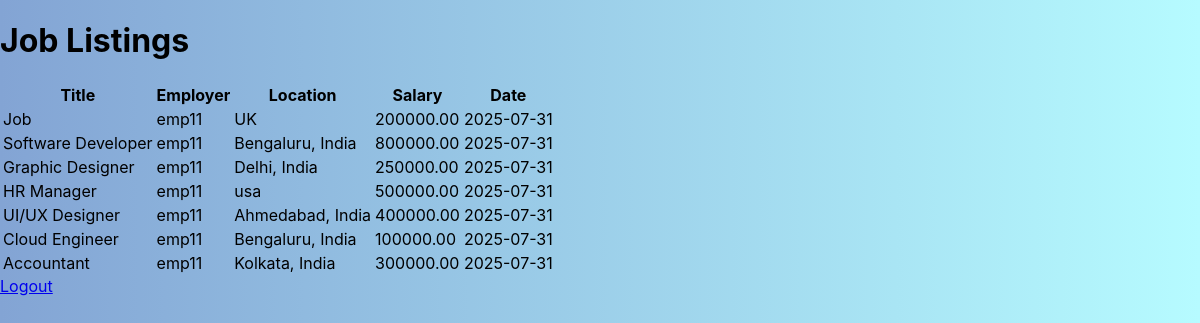
The app's page /manage-jobs/ (signed in) with its own data.
### core/models.py (models this page shows, shortened)
class Job(models.Model):
    title = models.CharField(max_length=255)
    description = models.TextField()
    salary = models.DecimalField(max_digits=10, decimal_places=2)
    location = models.CharField(max_length=100)
    category = models.CharField(max_length=100)
    posted_by = models.ForeignKey(User, on_delete=models.CASCADE, related_name='jobs')
    date_posted = models.DateTimeField(auto_now_add=True)

class User(AbstractUser):
    ROLE_CHOICES = (
        ('job_seeker', 'Job Seeker'),
        ('employer', 'Employer'),
        ('admin', 'Admin'),
    )
    role = models.CharField(max_length=20, choices=ROLE_CHOICES)

### core/views.py (the view, shortened to what this page needs)
# urls.py: path('manage-jobs/', views.manage_jobs, name='manage_jobs'),
@login_required
def manage_jobs(request):
    user = request.user
    if user.role == 'employer':
        jobs = Job.objects.filter(posted_by=user)
    elif user.role == 'admin':
        jobs = Job.objects.all()
    else:  # Job Seeker
        jobs = Job.objects.all()
    return render(request, 'manage_jobs.html', {'jobs': jobs})

### core/templates/manage_jobs.html (shortened to what this page needs)
{% load static %}
<!DOCTYPE html>
<html lang="en">
<head>
    <link rel="stylesheet" href="{% static 'css/style.css' %}">
</head>
<body>
<div class="page-wrapper">
    <div class="job-container">
        <h1>Job Listings</h1>
        <table class="job-table">
            <thead>
                <tr>
                    <th>Title</th>
                    <th>Employer</th>
                    <th>Location</th>
                    <th>Salary</th>
                    <th>Date</th>
                </tr>
            </thead>
            <tbody>
                {% for job in jobs %}
                <tr>
                    <td>{{ job.title }}</td>
                    <td>{{ job.posted_by.username}}</td>
                    <td>{{ job.location }}</td>
                    <td>{{ job.salary }}</td>
                    <td>{{  job.date_posted|date:"Y-m-d"  }}</td>
                </tr>
                {% endfor %}
            </tbody>
        </table>
        <div class="btn-wrapper">
            <a href="{% url 'logout' %}" class="logout-button">Logout</a>
        </div>
    </div>
</div>
</body>
</html>

### core/static/css/style.css (style rules this page uses)
body { margin: 0; padding: 0; font-family: 'Inter', sans-serif; background: linear-gradient(to right, #83a4d4, #b6fbff); min-height: 100vh; }

### records on screen
Job: title "Job", posted_by.username "emp11", location "UK", salary "200000.00", date_posted "2025-07-31"
Job: title "Software Developer", posted_by.username "emp11", location "Bengaluru, India", salary "800000.00", date_posted "2025-07-31"
Job: title "Graphic Designer", posted_by.username "emp11", location "Delhi, India", salary "250000.00", date_posted "2025-07-31"
Job: title "HR Manager", posted_by.username "emp11", location "usa", salary "500000.00", date_posted "2025-07-31"
Job: title "UI/UX Designer", posted_by.username "emp11", location "Ahmedabad, India", salary "400000.00", date_posted "2025-07-31"
Job: title "Cloud Engineer", posted_by.username "emp11", location "Bengaluru, India", salary "100000.00", date_posted "2025-07-31"
Job: title "Accountant", posted_by.username "emp11", location "Kolkata, India", salary "300000.00", date_posted "2025-07-31"
